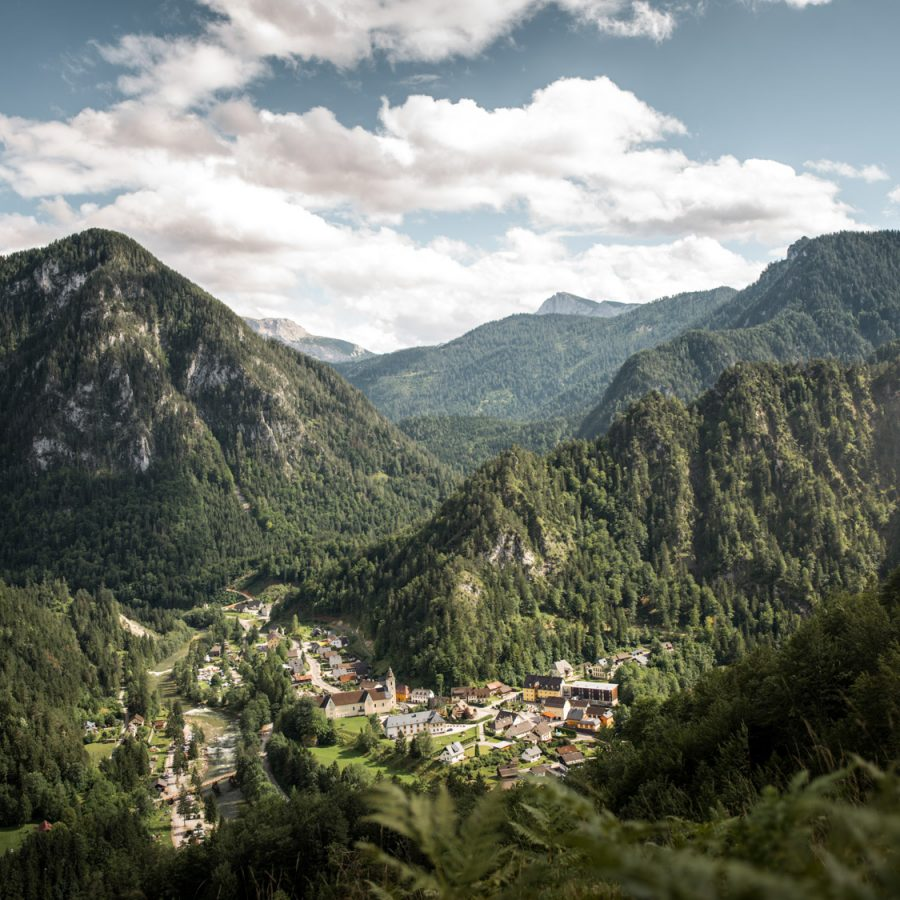
#> input picture Bai3_9/image.jpg, 900 x 900 px
$ python Bai3_9.py
#> lines starting #> are read from the running program, lines starting #| are printed output that depends on the picture
# %% import
import cv2
import numpy as np

img1_path = "./image.jpg"
img = cv2.imread(img1_path)
#> img is the input picture: shape (900, 900, 3); mean B, G, R 109.3, 118.7, 114
img2 = cv2.resize(img, (600, 600))


# In[1]. Make black border
old_image_height, old_image_width, channels = img2.shape
#> old_image_height = 600; old_image_width = 600; channels = 3
new_image_width = 620
new_image_height = 620
color = (0, 0, 0)
new_img = np.full((new_image_height, new_image_width,
                   channels), color, dtype=np.uint8)

# compute center offset
x_center = (new_image_width - old_image_width) // 2
#> x_center = 10
y_center = (new_image_height - old_image_height) // 2
#> y_center = 10

# copy img image into center of result image
new_img[y_center:y_center+old_image_height,
        x_center:x_center+old_image_width] = img2
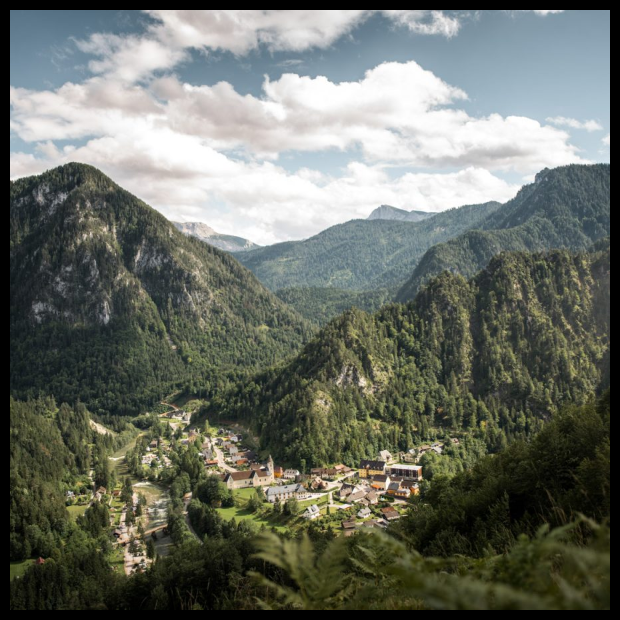
#> new_img: shape (620, 620, 3); mean B, G, R 102.3, 111.1, 106.7

cv2.imshow("result", new_img)
cv2.imwrite("BlackBorder.jpg", new_img)
cv2.waitKey(0)
cv2.destroyAllWindows()


# In[2]. Make Constant border

old_image_height, old_image_width, channels = img2.shape
new_image_width = 620
new_image_height = 620
color = (256, 200, 0)
new_img = np.full((new_image_height, new_image_width,
                   channels), color, dtype=np.uint8)

# compute center offset
x_center = (new_image_width - old_image_width) // 2
y_center = (new_image_height - old_image_height) // 2

# copy img image into center of result image
new_img[y_center:y_center+old_image_height,
        x_center:x_center+old_image_width] = img2
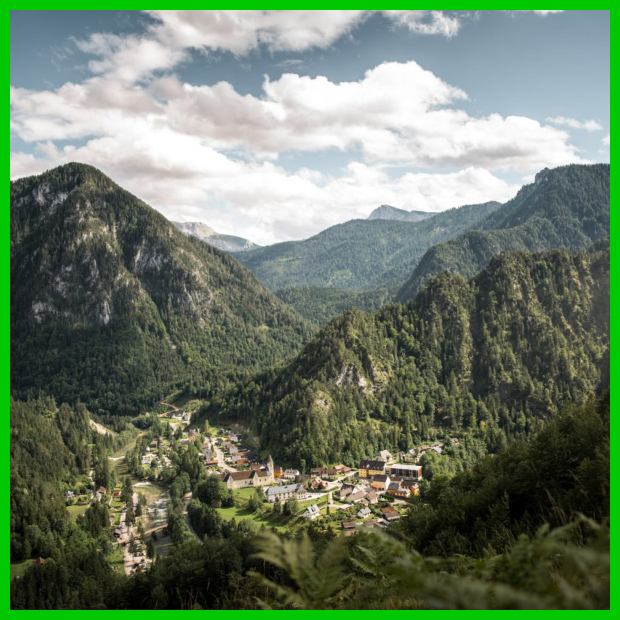
#> new_img: shape (620, 620, 3); mean B, G, R 102.3, 123.8, 106.7

cv2.imshow("result", new_img)
cv2.imwrite("Constant.jpg", new_img)

cv2.waitKey(0)
cv2.destroyAllWindows()

# In[3].  Make Clamp border
old_image_height, old_image_width, channels = img2.shape
new_image_width = 640
new_image_height = 640
new_img = np.zeros((new_image_height, new_image_width, 3), np.uint8)

for i in range(new_image_height):
    for j in range(new_image_width):
        k = np.max([0, np.min([599, i-20])])
        l = np.max([0, np.min([599, j-20])])
        new_img[i, j][0] = img2[k, l][0]
        new_img[i, j][1] = img2[k, l][1]
        new_img[i, j][2] = img2[k, l][2]
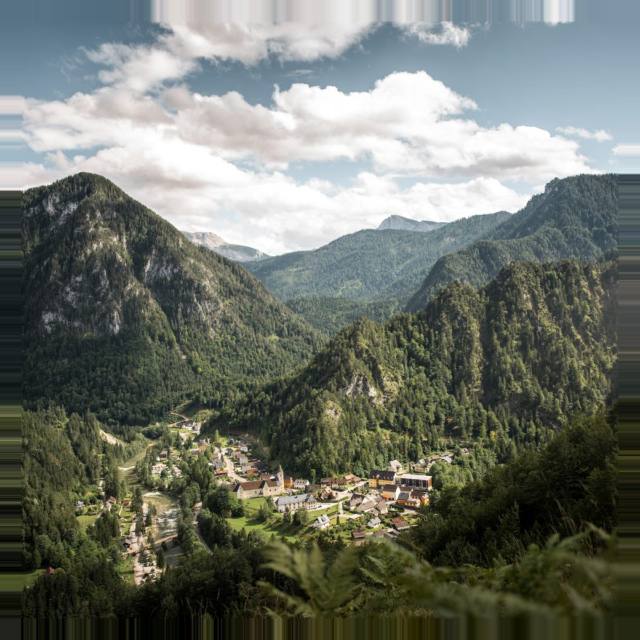
#> new_img: shape (640, 640, 3); mean B, G, R 106.8, 115.7, 110.7

cv2.imshow('Clamp padded', new_img)
cv2.waitKey(0)
cv2.destroyAllWindows()

# In[4] Make Wrap border
old_image_height, old_image_width, channels = img2.shape
paddle_width = int(50)
paddle_height = int(50)
new_image_width = old_image_width + paddle_width*2
#> new_image_width = 700
new_image_height = old_image_height + paddle_height*2
#> new_image_height = 700
new_img = np.zeros((new_image_height, new_image_width, 3), np.uint8)

# image = cv2.copyMakeBorder(img2, 10, 10, 10, 10, cv2.BORDER_WRAP, None)
for i in range(new_image_height):
    for j in range(new_image_width):
        if (i > paddle_height):
            k = int((i - paddle_height) % old_image_height)
        else:
            k = old_image_height - 1 - paddle_height + (i % old_image_height)
        if (j > paddle_width):
            l = int((j - paddle_width) % old_image_width)
        else:
            l = old_image_width - 1 - paddle_width + (j % old_image_width)
        new_img[i, j][0] = img2[k, l][0]
        new_img[i, j][1] = img2[k, l][1]
        new_img[i, j][2] = img2[k, l][2]
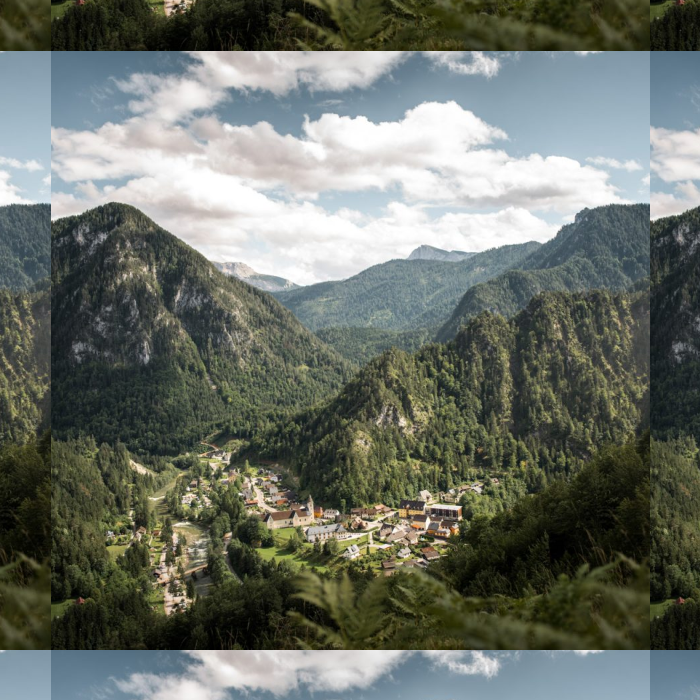
#> new_img: shape (700, 700, 3); mean B, G, R 104.5, 113, 107.5

cv2.imshow('Wrap padded', new_img)
cv2.imwrite("Wrap.jpg", new_img)
cv2.waitKey(0)
cv2.destroyAllWindows()

# In[5] Make Mirror border
old_image_height, old_image_width, channels = img2.shape
paddle_width = int(50)
paddle_height = int(50)
new_image_width = old_image_width + paddle_width*2
new_image_height = old_image_height + paddle_height*2
new_img = np.zeros((new_image_height, new_image_width, 3), np.uint8)
for i in range(new_image_height):
    for j in range(new_image_width):
        if(i >= paddle_height + old_image_height):
            k = old_image_height - 1 - \
                int((i - paddle_height) % old_image_height)
        elif (i > paddle_height):
            k = int((i - paddle_height) % old_image_height)
        else:
            k = old_image_height - 1 - \
                (old_image_height - 1 - paddle_height + (i % old_image_height))
        if(j >= paddle_width + old_image_width):
            l = old_image_width - 1 - int((j - paddle_width) % old_image_width)
        elif (j > paddle_width):
            l = int((j - paddle_width) % old_image_width)
        else:
            l = old_image_width - 1 - \
                (old_image_width - 1 - paddle_width + (j % old_image_width))
        new_img[i, j][0] = img2[k, l][0]
        new_img[i, j][1] = img2[k, l][1]
        new_img[i, j][2] = img2[k, l][2]
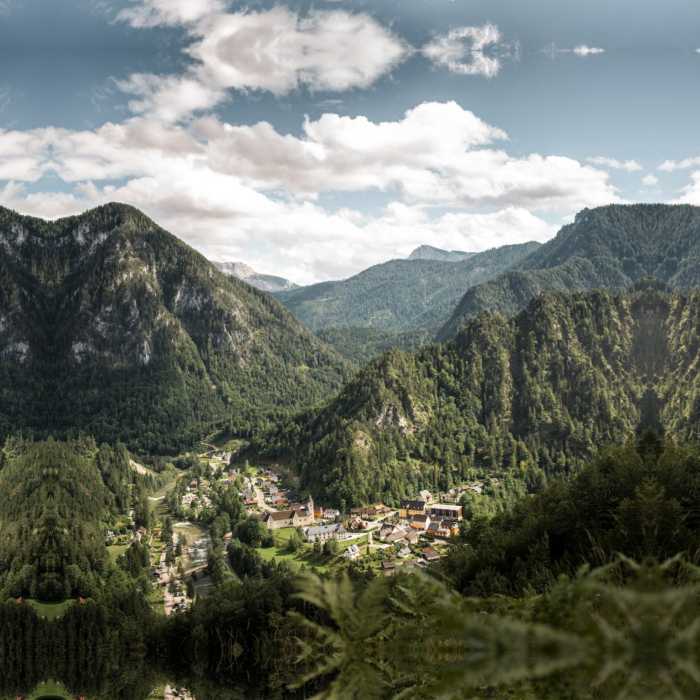
#> new_img: shape (700, 700, 3); mean B, G, R 104.6, 113.1, 107.6
# new_img = cv2.copyMakeBorder(img2, 50, 50, 50, 50, cv2.BORDER_REFLECT, None)

cv2.imshow('Mirror padded', new_img)
cv2.imwrite("Mirror.jpg", new_img)
cv2.waitKey(0)
cv2.destroyAllWindows()

# %%
